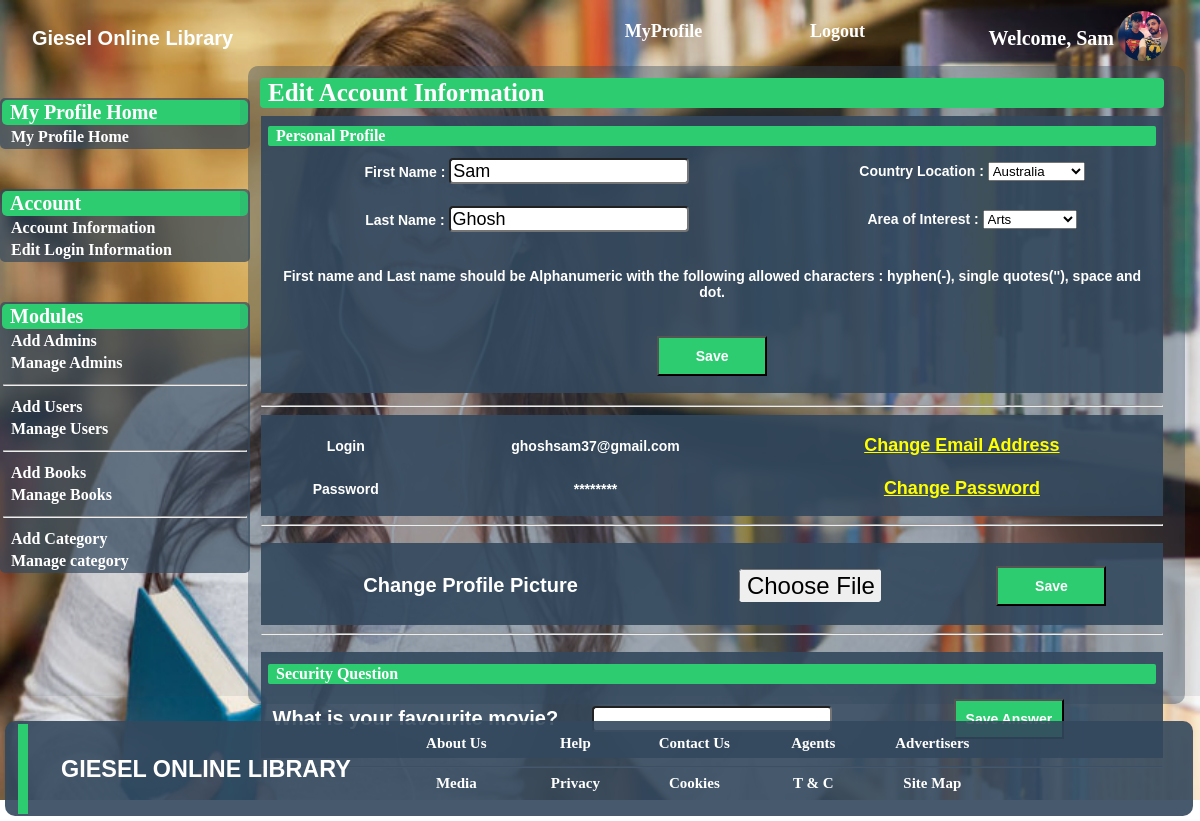
The app's page /include/admineditInfo.php (signed in) with its own data.
### tables this page shows
CREATE TABLE `admin_tab` (
  `users_id` int(11) NOT NULL,
  `users_fname` varchar(255) NOT NULL,
  `users_lname` varchar(255) NOT NULL,
  `users_email` varchar(255) NOT NULL,
  `users_pwd` varchar(255) NOT NULL,
  `users_jd` varchar(255) NOT NULL,
  `cl` varchar(255) NOT NULL,
  `ai` varchar(255) NOT NULL,
  `sec_ques` varchar(255) NOT NULL,
  `users_dp` varchar(255) NOT NULL
);

### include/admineditInfo.php (the view, shortened to what this page needs)
<!DOCTYPE html>
<html>
<head>
	<link rel="stylesheet" type="text/css" href="profile1.css">
</head>
<body>
	<div id="wrapper">
		<div id="header">
		<table>
				<tr>
					<td align="center" class="name">
						Giesel Online Library
					</td>
					<td align="right">
						<ul>
							<li><a href="adminPage.php">MyProfile</a></li>
							<li><a href="destroy.php">Logout</a></li>
						</ul>
					</td>
					<td>
						<table>
							<tr>
								<td align="right">
									<p style="color: white; font-size: 20px; font-weight: bold;">Welcome, <?php echo $_SESSION['name'] ?></p>
								</td>
								<td>
									<?php
										$email = $_SESSION['email'];
										$sql = "SELECT users_dp FROM admin_tab WHERE users_email = '$email' ";
										$res = mysql_query($sql);
										$row = mysql_fetch_array($res);
										$img = $row['users_dp'];
										echo "<img src='".$img."'height='50' width='50' style= 'border-radius: 50%'/>";
									?>
								</td>
							</tr>
						</table>
					</td>
				</tr>
		</table>
	</div>
	<div id="con">
		<div id="leftPanel">
			<table align="center">
				<th>My Profile Home</th>
				<tr>
					<td>
						<a href="adminPage.php">My Profile Home</a>
					</td>
				</tr>
			</table>
			<table align="center">
				<th>Account</th>
				<tr>
					<td>
						<a href="accInfo.php">Account Information</a>
					</td>
				</tr>
				<tr>
					<td>
						<a href="admineditInfo.php">Edit Login Information</a>
					</td>
				</tr>
			</table>
			<table align="center">
				<th>Modules</th>
				<tr>
					<td>
						<a href="addAdmin.php">Add Admins</a>
					</td>
				</tr>
				<tr>
					<td>
						<a href="manAdmin.php">Manage Admins</a>
					</td>
				</tr>
				<tr>
					<td>
						<hr />
					</td>
				</tr>
				<tr>
					<td>
						<a href="addUser.php">Add Users</a>
					</td>
				</tr>
				<tr>
					<td>
						<a href="manUser.php">Manage Users</a>
					</td>
				</tr>
				<tr>
					<td>
						<hr />
					</td>
				</tr>
				<tr>
					<td>
						<a href="addBook.php">Add Books</a>
					</td>
				</tr>
				<tr>
					<td>
						<a href="manBook.php">Manage Books</a>
					</td>
				</tr>
				<tr>
					<td>
						<hr />
					</td>
				</tr>
				<tr>
					<td>
						<a href="addCategory.php">Add Category</a>
					</td>
				</tr>
				<tr>
					<td>
						<a href="manCategory.php">Manage category</a>
					</td>
				</tr>
			</table>
		</div>
		<div id="rightPanel">
			<div id="content">
				<div id="info">
					<table align="center">
						<th>Edit Account Information</th>
						<tr>
							<td>
								<div id="panel">
									<form action="" method="POST">
										<table>
										<th colspan="2">Personal Profile</th>
										<tr>
											<td align="left">
												First Name : <input type="text" name="fname" value="<?php
													$email = $_SESSION['email'];
													$sql = "SELECT users_fname from admin_tab WHERE users_email = '$email' ";
													$result = mysql_query($sql);
													$rws = mysql_fetch_array($result);
													echo $rws[0];
												?>">
											</td>
											<td align="left">
												Country Location : <select name="filter">
																		<option value="Australia">Australia</option>
																	</select>
											</td>
										</tr>
										<tr>
											<td align="left">
												Last Name : <input type="text" name="lname" value="<?php
													$email = $_SESSION['email'];
													$sql = "SELECT users_lname from admin_tab WHERE users_email = '$email' ";
													$result = mysql_query($sql);
													$rws = mysql_fetch_array($result);
													echo $rws[0];
												?>">
											</td>
											<td align="left">
												Area of Interest : <select name="filter2">
																		<option value="Arts">Arts</option>
																	</select>
											</td>
										</tr>
										<tr>
											<td colspan="2">
												<p>First name and Last name should be Alphanumeric with the following allowed characters : hyphen(-), single quotes(''), space and dot.</p>
											</td>
										</tr>
										<tr>
											<td align="right" colspan="2">
												<input type="submit" name="save" value="Save" class="btn">
											</td>
										</tr>
									</table>
									</form>
								</div>
							</td>
						</tr>
						<tr>
							<td>
								<div id="panel">
									<hr />
									<table>
										<tr>
											<td>
												Login
											</td>
											<td>
												<?php
													$email = $_SESSION['email'];
													$sql = "SELECT users_email from admin_tab WHERE users_email = '$email' ";
													$result = mysql_query($sql);
													$rws = mysql_fetch_array($result);
													echo $rws[0];
												?>
											</td>
											<td align="left">
												<a href="changeEmail.php">Change Email Address</a>
											</td>
										</tr>
										<tr>
											<td>
												Password
											</td>
											<td>
												********
											</td>
											<td align="left">
												<a href="changePass.php">Change Password</a>
											</td>
										</tr>
									</table>
									<hr />
								</div>
							</td>
						</tr>
						<tr>
							<td>
								<div id="dp">
									<form action="" method="POST" enctype="multipart/form-data">
										<table>
											<tr>
												<td align="center">
													<p style="color: white; font-size: 20px;">Change Profile Picture</p>
												</td>
												<td>
													<input type="file" name="img">
												</td>
												<td>
													<input type="submit" name="upload" value="Save" class="btn">
												</td>
											</tr>
										</table>
									</form>
									<hr />
								</div>
							</td>
						</tr>
						<tr>
							<td>
								<div id="ques">
									<form action="" method="POST">
										<table>
											<th colspan="3">Security Question</th>
											<tr>
												<td align="left">
													<p style="color: white; font-size: 20px;">What is your favourite movie?</p>
												</td>
												<td align="left">
													<input type="text" name="sec">
												</td>
												<td align="left">
													<input type="submit" name="ques" value="Save Answer" class="btn">
												</td>
											</tr>
										</table>
									</form>
								</div>
							</td>
						</tr>
					</table>
				</div>
			</div>
		</div>
		<div id="footer">
			<div id="footcon">
				<table>
					<tr>
						<td>
							<div id="block"> </div>
						</td>
						<td align="center" class="name">
							<h3>GIESEL ONLINE LIBRARY</h3>
						</td>
						<td align="right">
						<ul>
							<li><a>About Us</a></li>
							<li><a>Help</a></li>
							<li><a>Contact Us</a></li>
							<li><a>Agents</a></li>
							<li><a>Advertisers</a></li>
							<li><a>Media</a></li>
							<li><a>Privacy</a></li>
							<li><a>Cookies</a></li>
							<li><a>T & C</a></li>
							<li><a>Site Map</a></li>
						</ul>
					</td>
					</tr>
				</table>
			</div>
		</div>
	</div>
</body>
</html>

### include/profile1.css (style rules this page uses)
body { margin: 0 auto; padding: 0 auto; }
#wrapper { width: 100%; height: 800px; background-image: url('../img/menubg.jpg'); background-repeat: no-repeat; background-size: 100% 100%; float: left; }
#header { position: absolute; height: 58px; width: 100%; background-color: rgba(52, 73, 94, 0.1); }
#header table { width: 100%; height: 50px; border: none; }
.name { color: #fff; font-size: 20px; text-align: left; font-family: Arial; padding-left: 30px; font-weight: bold; }
#header ul { list-style: none; display: block; }
#header table ul li { display: inline-block; margin-left: 15px; margin-right: 5px; padding: 15px; padding-top: 2px; border: none; width: 120px; font-weight: bold; text-align: center; position: relative; cursor: pointer; z-index: 999; }
#header ul li a { color: white; text-decoration: none; font-size: 18px; }
#header ul li::before { position: absolute; content: ""; width: 100%; height: 0; margin-bottom: 6px; background-color: rgba(39, 174, 96, 1); left: 0; bottom: 0; transition: all 0.3s; z-index: -1; }
#leftPanel { margin-top: 58px; width: 20%; height: 638px; border: none; float: left; background-color: rgba(52, 73, 94, 0.1); }
#leftPanel table { border-radius: 5px; width: 250px; margin-top: 40px; background-color: rgba(52, 73, 94, 0.7); }
#leftPanel table th { padding-left: 8px; color: #fff; border-radius: 5px; font-size: 20px; text-align: left; background-color: #2ECC71; }
#leftPanel table a { padding-left: 8px; text-decoration: none; color: #fff; font-weight: bold; }
#rightPanel { margin-top: 58px; width: 80%; height: 638px; border: none; background-color: rgba(52, 73, 94, 0.1); float: left; }
#content { border: none; margin: 8px; height: 638px; margin-right: 15px; border-radius: 10px; background-color: rgba(52, 73, 94, 0.4); }
#info table { margin-top: 5px; margin-left: 5px; border: none; width: 98%; padding: 5px; padding-top: 10px; }
#info table th { border-radius: 4px; padding-left: 8px; width: 100%; color: #fff; font-size: 25px; text-align: left; background-color: #2ECC71; }
#footer { width: 100%; height: 100px; margin-top: 25px; float: left; }
#footcon { color: white; margin-left: 5px; width: 99%; height: 95px; padding: 0px auto; border: none; border-radius: 10px; background-color: rgba(52, 73, 94, 0.9); }
#block { margin-top: 0px; padding: 0px auto; margin-left: 10px; height: 90px; width: 10px; border: none; background-color: #2ECC71; float: left; }
#footcon ul { list-style: none; display: block; margin: 0px auto; padding: 0px auto; border: none; width: 600px; }
#footcon ul li { display: inline-block; margin: 5px; margin-right: 15px; padding: 10px; padding-top: 0px; border: none; width: 75px; height: 20px; font-weight: bold; text-align: center; cursor: pointer; }
#footcon ul li a { color: white; text-decoration: none; font-size: 15px; }
#panel { border-radius: 4px; }
#panel table { margin-top: 5px; margin-left: 0px; width: 100%; padding-top: 8px; background-color: rgba(52, 73, 94, 0.9); }
#panel table th { margin-left: 0px; border-radius: 2px; width: 100%; color: #fff; font-size: 16px; text-align: left; background-color: #2ECC71; }
#panel table td { color: white; font-family: Arial; font-size: 14px; font-weight: bold; padding: 10px; text-align: center; }
#panel table td a { color: yellow; font-size: 18px; }
#dp table { margin-top: 5px; margin-left: 0px; width: 100%; padding-top: 8px; background-color: rgba(52, 73, 94, 0.9); }
#dp table td { color: white; font-family: Arial; font-size: 14px; font-weight: bold; text-align: center; }
#ques table { background-color: rgba(52, 73, 94, 0.9); width: 100%; margin-left: 0px; }
#ques table td { margin: 0px auto; padding: 0px auto; width: 250px; color: white; font-family: Arial; font-size: 14px; font-weight: bold; text-align: center; }
.btn { color: white; font-weight: bold; font-size: 14px; background-color: #2ECC71; width: 110px; height: 40px; }
#ques table th { margin-left: 0px; border-radius: 2px; width: 100%; color: #fff; font-size: 16px; text-align: left; background-color: #2ECC71; }
input[type="text"] { height: 20px; width: 100; font-size: 18px; background-color: #fff; border-radius: 4px; }
input[type="file"] { height: 33px; width: 142px; font-size: 24px; background-color: #fff; border-radius: 4px; }

### records on screen
admin_tab: users_dp (picture), fname "Sam", lname "Ghosh", users_email "ghoshsam37@gmail.com"

### other values on screen
$_SESSION['name'] "Sam"
